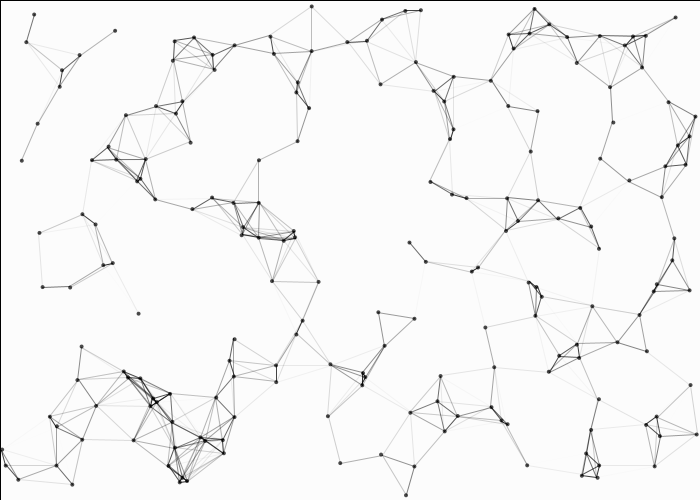
Frame 1 (no input)
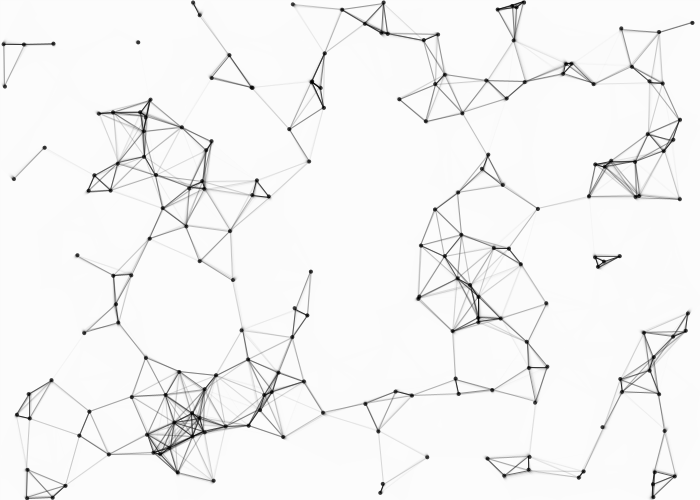
Frame 60 (the mouse pressed at the canvas centre just before this capture)
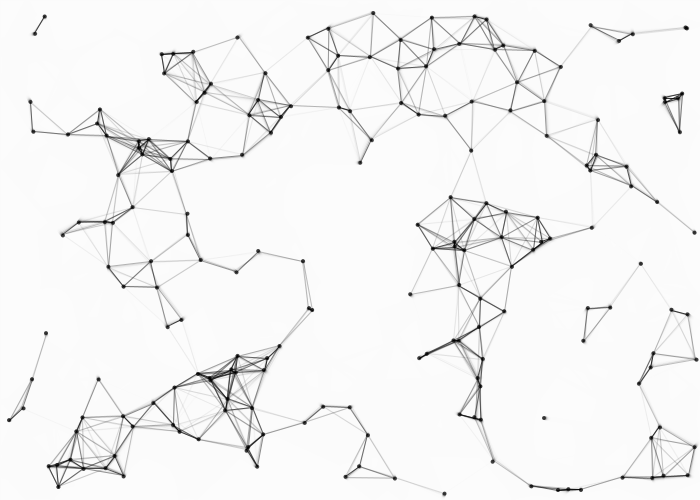
Frame 120 (the mouse held since frame 60 and released just before this capture)

The Processing sketch that drew these frames (run headless with seeded random() and noise(); from frame 60 on, the mouse is pressed at the canvas centre):

// Processing sketch: processing_156531
// ── processing_156531.pde

final int nodeAmount = 200;
Node[] nodeArray = new Node[nodeAmount];
float[][] distance;

void setup() {
  size(700,500);
  background(252);
  smooth(8);
  generateNodes(nodeAmount);
}

void draw() {
  fill(252,150);
  rect(0,0,width,height);
  
  evalDist();
  
  for(int i = 0; i < nodeAmount; i++) {
    
    Node temp = nodeArray[i];
    temp.update();
    temp.checkCollisions();
    noStroke();
//    fill(0,50);
//    ellipse(temp.getPosX(),temp.getPosY(),temp.getSize()*temp.getSpeed()*3,temp.getSize()*temp.getSpeed()*3);
    fill(0,180);
    ellipse(temp.getPosX(),temp.getPosY(),temp.getSize(),temp.getSize());
    
    for(int j = 0; j < nodeAmount; j++) {
      if(distance[i][j] <= 60 && i < j) {
        int transp = (int)(255-(255*distance[i][j]/60));
        stroke(0,transp);
        line(temp.getPosX(),temp.getPosY(),nodeArray[j].getPosX(),nodeArray[j].getPosY());
      }
    }
    
  }

}

void generateNodes(int nodeAmount) {
  for(int i = 0; i < nodeAmount; i++) {
    nodeArray[i] = new Node(4,1);
  }
}

void evalDist() {
  distance = new float[nodeAmount][nodeAmount];
  for(int i = 0; i < nodeAmount; i++) {
    for(int j = 0; j < nodeAmount; j++) {
      if(i < j) distance[i][j] = dist(nodeArray[i].getPosX(),nodeArray[i].getPosY(),nodeArray[j].getPosX(),nodeArray[j].getPosY());
    }
  }
  
}

class Node {
  
  private float posX;
  private float posY;
  private float xSpeed;
  private float ySpeed;
  private float circleSize;
  
  public Node(float size, float cap) {
    this.posX = random(0,width);
    this.posY = random(0,height);
    
    this.xSpeed = random(-cap, cap);
    this.ySpeed = random(-cap, cap);
    
    this.circleSize = size;
  }
  
  public void update() {
    this.posX += this.xSpeed;
    this.posY += this.ySpeed; 
  }
  
  void checkCollisions() {
    float r = this.circleSize/2;
    if ( (this.posX<r) || (this.posX>width-r)){
      this.xSpeed = -(this.xSpeed);
    } 
    if( (this.posY<r) || (this.posY>height-r)) {
      this.ySpeed = -(this.ySpeed); 
    }
  }
   
  public float getPosX() {
    return this.posX;
  }
  
  public float getPosY() {
    return this.posY;
  }
  
  public float getSize() {
    return this.circleSize;
  }
  
  public float getSpeed() {
    return abs(this.xSpeed)+abs(this.ySpeed);
  }
  
}
